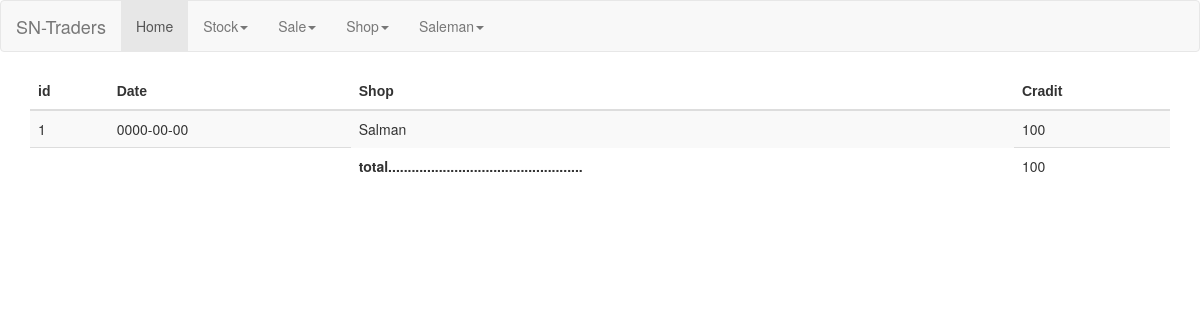
Screenshot of /craditreportdate.php with the database file from the repository.
### tables this page shows
CREATE TABLE `sale` (
  `srno` int(11) NOT NULL,
  `name` varchar(200) NOT NULL,
  `datee` date NOT NULL,
  `quantity` int(200) NOT NULL,
  `flavour` varchar(200) NOT NULL,
  `area` varchar(200) NOT NULL,
  `shop` varchar(200) NOT NULL,
  `amount` int(11) NOT NULL,
  `cradit` int(11) NOT NULL,
  `mt` int(11) NOT NULL,
  `expense` int(11) NOT NULL,
  `other_expense` int(11) NOT NULL,
  `shortage` int(11) NOT NULL
);

### craditreportdate.php (the view, shortened to what this page needs)
<!DOCTYPE html>
<html>
<head>
  <link rel="stylesheet" href="https://maxcdn.bootstrapcdn.com/bootstrap/3.4.1/css/bootstrap.min.css">
</head>
<body>
<?php
include 'navbar.php';
$from = $_POST['from'];
$to = $_POST['to'];
$username = "root";
$password = "";
$database = "sntraders";
$mysqli = new mysqli("localhost", $username, $password, $database);
  $query = "SELECT srno, shop, datee, mt FROM `sale` WHERE datee between '$from' AND '$to'  AND mt > '0' order by datee";
echo '<div class="container">
        <table class="table table-striped">
          <thead>
            <tr>
            <th> <font face="Arial">id</font> </th>
            <th> <font face="Arial">Date</font> </th>
              <th> <font face="Arial">Shop</font> </th>
              <th> <font face="Arial">Cradit</font> </th>
          </tr>
        </thead>';
 $count=1;
 $total=0;
if ($result = $mysqli->query($query)) {
    while ($row = $result->fetch_assoc()) {
        $shop = $row["shop"];
        $cradit = $row["mt"];
        $date = $row["datee"];
        $total = $total+$row['mt'];
        echo '<tr>
                  <td>'.$count++.'</td>
                  <td>'.$date.'</td>
                  <td>'.$shop.'</td>
                  <td>'.$cradit.'</td>
              </tr>
              </div>';
    }
    echo '</tr>
    <tr>
    <td></td><td></td>
    <td style="border:1px;"><b>total..................................................</b></td>
    <td>'.$total.'</td>
    </tr>
    </table>';
}
?>
</body>
</html>

### rows the page displays
sale: datee "0000-00-00", shop "Salman", mt "100"

### other values shown
$total "100"
